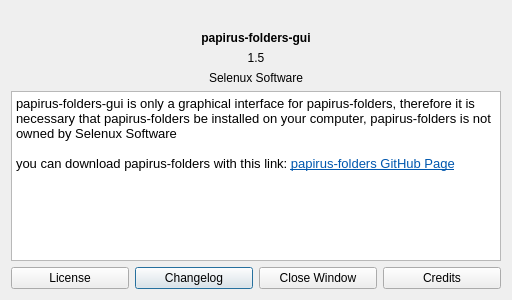
<?xml version="1.0" encoding="UTF-8"?>
<ui version="4.0">
 <class>secDialog</class>
 <widget class="QDialog" name="secDialog">
  <property name="geometry">
   <rect>
    <x>0</x>
    <y>0</y>
    <width>512</width>
    <height>300</height>
   </rect>
  </property>
  <property name="minimumSize">
   <size>
    <width>512</width>
    <height>290</height>
   </size>
  </property>
  <property name="windowTitle">
   <string>About</string>
  </property>
  <property name="windowIcon">
   <iconset>
    <normaloff>:/colors.png</normaloff>:/colors.png</iconset>
  </property>
  <layout class="QGridLayout" name="gridLayout">
   <item row="1" column="1" colspan="2">
    <widget class="QLabel" name="name">
     <property name="font">
      <font>
       <bold>true</bold>
      </font>
     </property>
     <property name="text">
      <string>papirus-folders-gui</string>
     </property>
     <property name="alignment">
      <set>Qt::AlignCenter</set>
     </property>
     <property name="buddy">
      <cstring>name</cstring>
     </property>
    </widget>
   </item>
   <item row="2" column="1" colspan="2">
    <widget class="QLabel" name="label">
     <property name="text">
      <string>1.5</string>
     </property>
     <property name="alignment">
      <set>Qt::AlignCenter</set>
     </property>
    </widget>
   </item>
   <item row="5" column="1">
    <widget class="QPushButton" name="pushButton">
     <property name="text">
      <string>Changelog</string>
     </property>
    </widget>
   </item>
   <item row="3" column="1" colspan="2">
    <widget class="QLabel" name="label_2">
     <property name="text">
      <string>Selenux Software</string>
     </property>
     <property name="alignment">
      <set>Qt::AlignCenter</set>
     </property>
    </widget>
   </item>
   <item row="5" column="2">
    <widget class="QPushButton" name="close">
     <property name="text">
      <string>Close Window</string>
     </property>
    </widget>
   </item>
   <item row="5" column="3">
    <widget class="QPushButton" name="help">
     <property name="text">
      <string>Credits</string>
     </property>
    </widget>
   </item>
   <item row="5" column="0">
    <widget class="QPushButton" name="license">
     <property name="text">
      <string>License</string>
     </property>
    </widget>
   </item>
   <item row="4" column="0" colspan="4">
    <widget class="QTextBrowser" name="textBrowser">
     <property name="html">
      <string>&lt;!DOCTYPE HTML PUBLIC &quot;-//W3C//DTD HTML 4.0//EN&quot; &quot;http://www.w3.org/TR/REC-html40/strict.dtd&quot;&gt;
&lt;html&gt;&lt;head&gt;&lt;meta name=&quot;qrichtext&quot; content=&quot;1&quot; /&gt;&lt;meta charset=&quot;utf-8&quot; /&gt;&lt;style type=&quot;text/css&quot;&gt;
p, li { white-space: pre-wrap; }
&lt;/style&gt;&lt;/head&gt;&lt;body style=&quot; font-family:'Sans Serif'; font-size:9pt; font-weight:400; font-style:normal;&quot;&gt;
&lt;p style=&quot; margin-top:0px; margin-bottom:0px; margin-left:0px; margin-right:0px; -qt-block-indent:0; text-indent:0px;&quot;&gt;&lt;span style=&quot; font-family:'Cantarell'; font-size:10pt;&quot;&gt;papirus-folders-gui is only a graphical interface for papirus-folders, therefore it is necessary that papirus-folders be installed on your computer, papirus-folders is not owned by Selenux Software&lt;/span&gt;&lt;/p&gt;
&lt;p style=&quot;-qt-paragraph-type:empty; margin-top:0px; margin-bottom:0px; margin-left:0px; margin-right:0px; -qt-block-indent:0; text-indent:0px; font-family:'Cantarell'; font-size:10pt;&quot;&gt;&lt;br /&gt;&lt;/p&gt;
&lt;p style=&quot; margin-top:0px; margin-bottom:0px; margin-left:0px; margin-right:0px; -qt-block-indent:0; text-indent:0px;&quot;&gt;&lt;span style=&quot; font-family:'Cantarell'; font-size:10pt;&quot;&gt;you can download papirus-folders with this link: &lt;/span&gt;&lt;a href=&quot;you can install papirus-folders with this link&quot;&gt;&lt;span style=&quot; font-family:'Cantarell'; font-size:10pt; text-decoration: underline; color:#0057ae;&quot;&gt;papirus-folders GitHub Page&lt;/span&gt;&lt;/a&gt;&lt;/p&gt;&lt;/body&gt;&lt;/html&gt;</string>
     </property>
    </widget>
   </item>
   <item row="0" column="0" colspan="4">
    <widget class="QLabel" name="label_3">
     <property name="layoutDirection">
      <enum>Qt::LeftToRight</enum>
     </property>
     <property name="text">
      <string/>
     </property>
     <property name="pixmap">
      <pixmap resource="img.qrc">:/folder-logo.svg</pixmap>
     </property>
     <property name="alignment">
      <set>Qt::AlignCenter</set>
     </property>
    </widget>
   </item>
  </layout>
 </widget>
 <resources>
  <include location="img.qrc"/>
 </resources>
 <connections/>
</ui>
